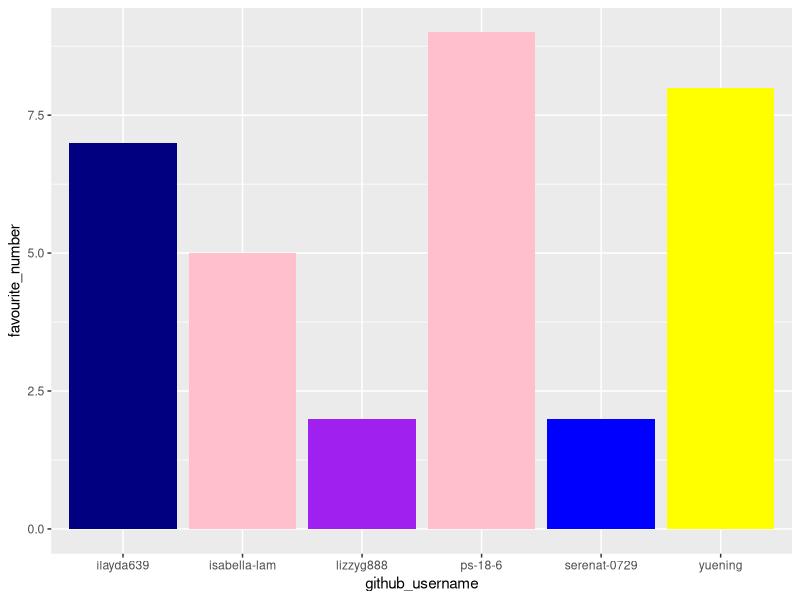

The R source for this figure:
## ---- chunk 1
library(tidyverse) 
## ---- chunk 2
team_data <- tibble(
  name = c("Pari", "Lizzy", "Ilayda", 
           "Bella", "Serena", "Joyce"),
  github_username = c("ps-18-6", "lizzyg888", "ilayda639", 
                      "isabella-lam", "serenat-0729","yuening"), 
  colour = c("pink", "purple", "navy", 
             "pink", "blue","yellow"),
  hobby = c("watching TV", "gaming", "reading", 
            "piano", "drawing","dancing"),
  favourite_number = c(9, 2, 7, 5, 2, 8)
  )

team_data
## ---- chunk 3
p1 <- ggplot(data = team_data, 
             mapping = aes(x = github_username, 
                           y = favourite_number,
                           fill = colour), 
             ) +
   geom_col() +
   scale_fill_identity()
p1
